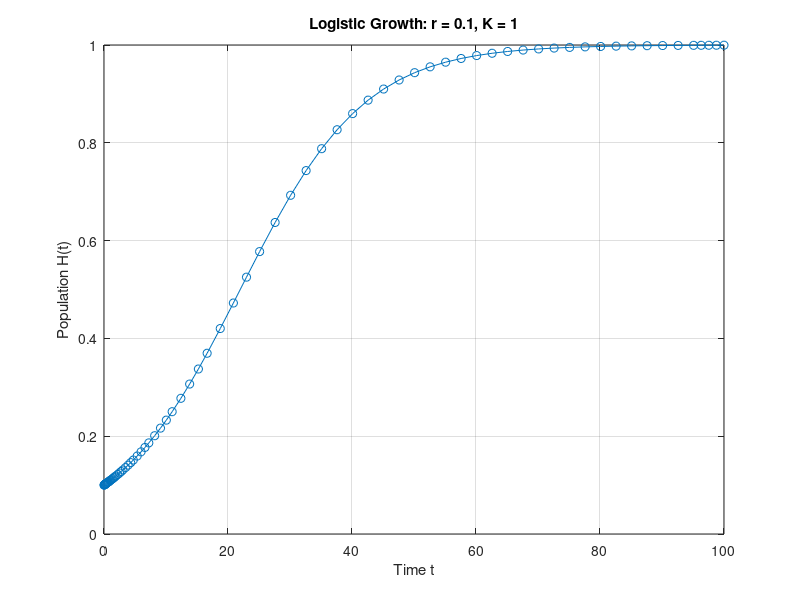
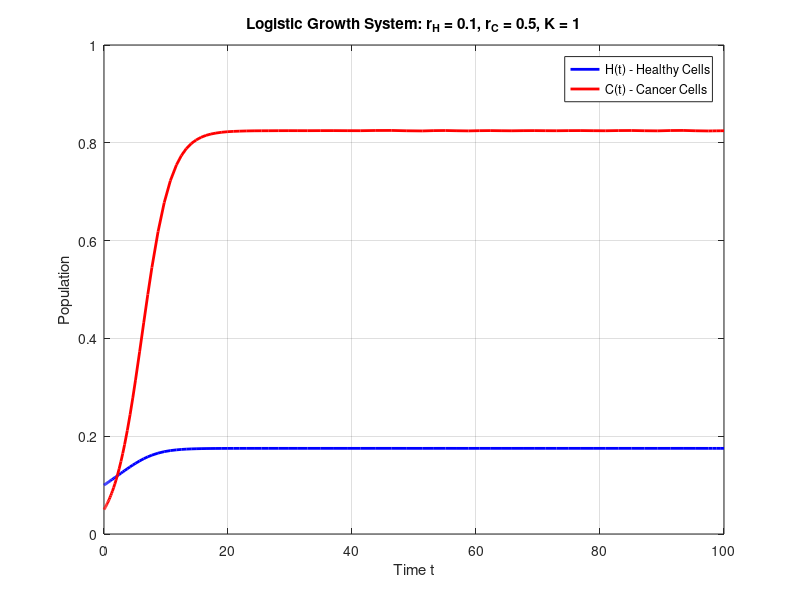
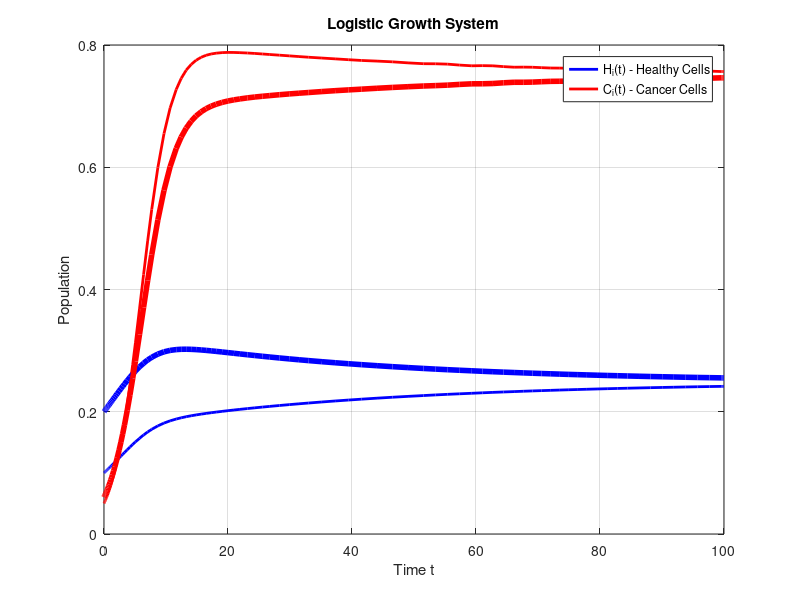

MATLAB code to generate these figures, in order:
% base model
%% single logistic equation - one population
tspan = [0 100];
y0 = 0.1;
[t,y] = ode45(@(t,y) 0.1*y*(1-y), tspan, y0);

figure
plot(t, y, '-o')
xlabel('Time t')
ylabel('Population H(t)')
title('Logistic Growth: r = 0.1, K = 1')
grid on


%% logistic system - two competing populations

% H(0) = 0.1, C(0) = 0.05
y0 = [0.1; 0.05];

f = @(t, y) [ 0.1*y(1)*(1 - (y(1) + y(2))) ;   % dH/dt
              0.5*y(2)*(1 - (y(1) + y(2)))];   % dC/dt

[t, Y] = ode45(f, tspan, y0);


H = Y(:,1); % extract solutions for H from the first column
C = Y(:,2);

figure
plot(t, H, 'b-', 'LineWidth', 2); hold on
plot(t, C, 'r-', 'LineWidth', 2);
xlabel('Time t')
ylabel('Population')
legend('H(t) - Healthy Cells', 'C(t) - Cancer Cells')
title('Logistic Growth System: r_H = 0.1, r_C = 0.5, K = 1')
grid on

%% add motility - four-equation system

% healthy cell growth rates: r_H = 0.1
% cancer cell growth rate: r_C = 0.5
% healthy cell flow rate: f_H = 0.01
% cancer cell flow rate: f_C = 0.05

% H0: y(1), C0: y(2), H1: y(3), C1: y(4); K=0
y0 = [0.1; 0.05; 0.2; 0.06];

f = @(t, y) [ 0.1*y(1)*(1 - (y(1) + y(2))) + 0.01*(y(3)-y(1)) ;   % dH0/dt
              0.5*y(2)*(1 - (y(1) + y(2))) + 0.05*(y(4)-y(2)) ;   % dC0/dt
              0.1*y(3)*(1 - (y(3) + y(4))) + 0.01*(y(1)-y(3)) ;   % dH1/dt
              0.5*y(4)*(1 - (y(3) + y(4))) + 0.05*(y(2)-y(4)) ;]; % dC1/dt 

[t, Y] = ode45(f, tspan, y0);


H0 = Y(:,1); % extract solutions for H from the first column
C0 = Y(:,2);
H1 = Y(:,3);
C1 = Y(:,4);

figure
plot(t, H0, 'b-', 'LineWidth', 2); hold on
plot(t, C0, 'r-', 'LineWidth', 2); hold on
plot(t, H1, 'b-', 'LineWidth', 4); hold on
plot(t, C1, 'r-', 'LineWidth', 4); 
xlabel('Time t')
ylabel('Population')
legend('H_i(t) - Healthy Cells', 'C_i(t) - Cancer Cells')
title('Logistic Growth System')
grid on
